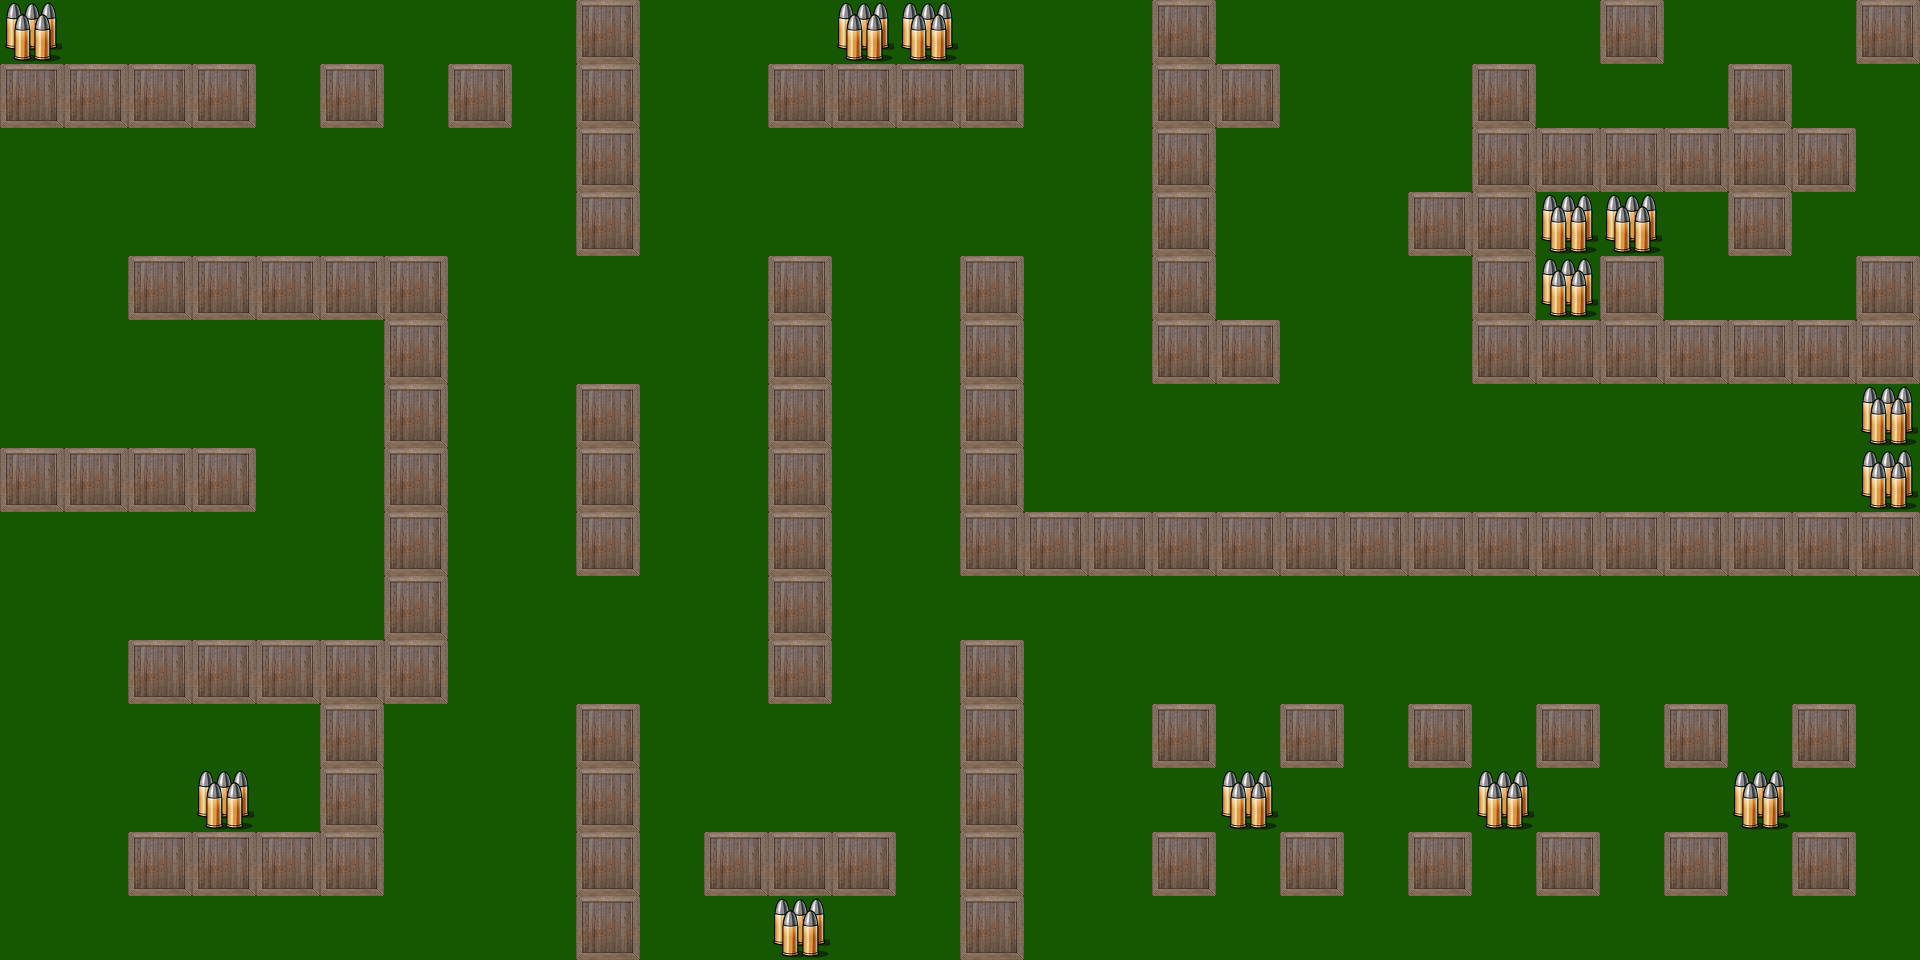

Below is a game level as drawn by its tile map, then a one-line description and the .tmx that defines it (tile-layer data replaced by summaries):
An orthogonal 30x15 tile map with 64x64 px tiles, 1 tile layer (Tile Layer 1).

<map version="1.0" orientation="orthogonal" width="30" height="15" tilewidth="64" tileheight="64" backgroundcolor="#165802">
 <tileset firstgid="1" name="tilesets_01" tilewidth="64" tileheight="64">
  <image source="../pub/img/tilesets_01.png" width="256" height="64" />
 </tileset>
 <layer name="Tile Layer 1" width="30" height="15">
  <data>[450 cells, 136 non-empty, 2 distinct tile ids]</data>
 </layer>
</map>